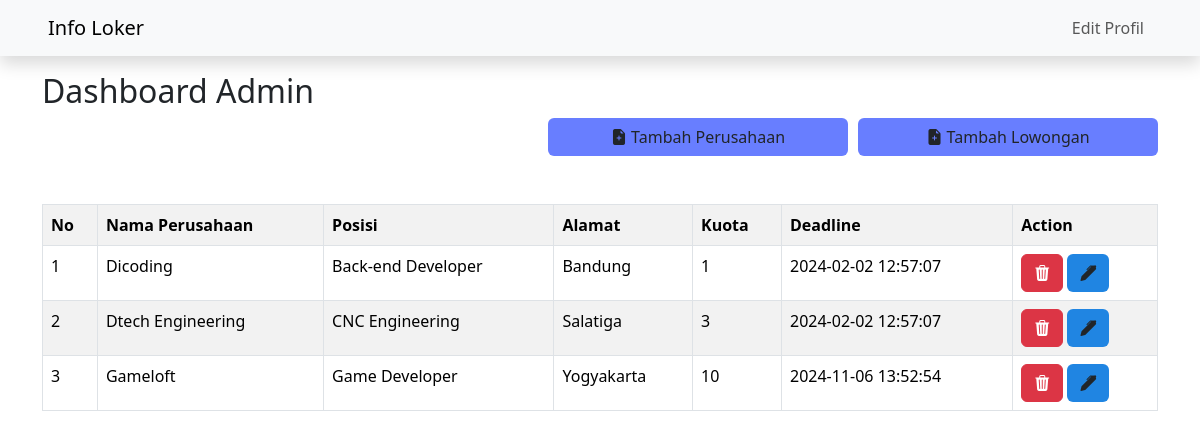
/dashboard-admin.php, run on an earlier commit of the app's database.
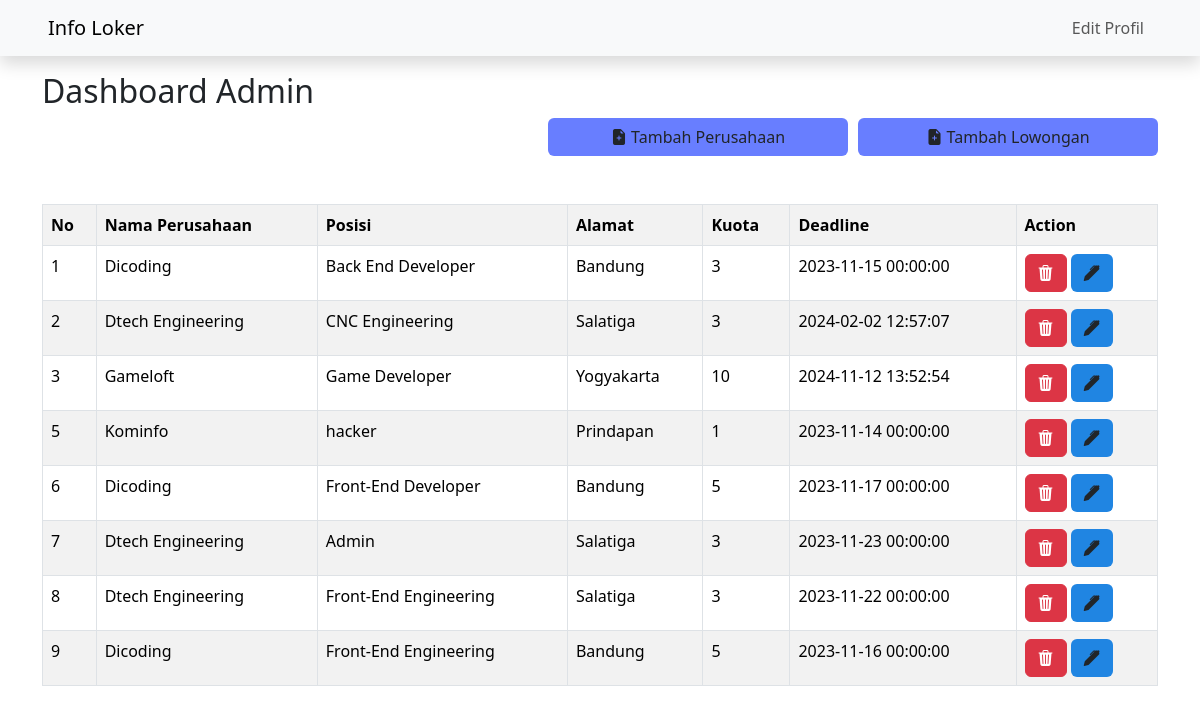
And on a later commit of the database.
### tables this page shows
CREATE TABLE `lowongans` (
  `id` int(11) NOT NULL,
  `perusahaan_id` int(11) DEFAULT NULL,
  `posisi` varchar(100) DEFAULT NULL,
  `kuota` int(11) DEFAULT NULL,
  `start_time` datetime DEFAULT NULL,
  `end_time` datetime DEFAULT NULL,
  `notes` text DEFAULT NULL,
  `min_age` int(11) DEFAULT NULL,
  `max_age` int(11) DEFAULT NULL,
  `sistem_pelamaran` enum('online','offline') DEFAULT NULL,
  `pengalaman` varchar(100) DEFAULT NULL,
  `pendidikan_terakhir` varchar(100) DEFAULT NULL,
  `jurusan` varchar(100) DEFAULT NULL,
  `gender` enum('Laki-Laki','Perempuan','Semua Gender') DEFAULT NULL
);

CREATE TABLE `perusahaans` (
  `id` int(11) NOT NULL,
  `nama` varchar(100) NOT NULL,
  `email` varchar(200) DEFAULT NULL,
  `alamat` varchar(200) DEFAULT NULL,
  `no_hp` varchar(15) DEFAULT NULL,
  `logo` varchar(100) DEFAULT NULL,
  `kontrak_kerja` varchar(100) DEFAULT NULL
);

### dashboard-admin.php (the view, shortened to what this page needs)
<!DOCTYPE html>
<html lang="en">
<head>
    <link href="https://cdn.jsdelivr.net/npm/bootstrap@5.3.2/dist/css/bootstrap.min.css" rel="stylesheet">
    <link rel="stylesheet" href="https://cdn.jsdelivr.net/npm/bootstrap-icons@1.10.5/font/bootstrap-icons.css">
    <link rel="stylesheet" href="css/style-dash-admin.css">
</head>
<body>
    <?php
        include 'connector.php';
        $userId = $_GET['user_id'];
    ?>
    <nav class="navbar navbar-expand-lg navbar-light bg-light shadow">
        <a href="dashboard-admin.php?user_id=<?php echo $userId;?>" class="navbar-brand ms-5">Info Loker</a>
        <div class="d-flex justify-content-end">
            <ul class="navbar-nav">
                <li class="nav-item position-absolute top-0 end-0 me-5 mt-2">
                    <a href="edit-profil.php?user_id=<?php echo $userId;?>&&from=dashboard-admin" class="nav-link">Edit Profil</a>
                </li>
            </ul>
        </div>
    </nav>
    <div class="container">
        <h2 class="mt-3 ">Dashboard Admin</h2>
        <div class="d-flex justify-content-end">
            <a href="add-perusahaan.php?user_id=<?php echo $userId;?>" class="btn btn-add"><i class="bi bi-file-earmark-plus-fill"></i> Tambah Perusahaan</a>
            <a href="add-lowongan.php?user_id=<?php echo $userId;?>" class="btn btn-add"><i class="bi bi-file-earmark-plus-fill"></i> Tambah Lowongan</a>
        </div>
        <table class="table table-striped table-bordered mt-5">
            <tr>
                <th>No</th>
                <th>Nama Perusahaan</th>
                <th>Posisi</th>
                <th>Alamat</th>
                <th>Kuota</th>
                <th>Deadline</th>
                <th>Action</th>
            </tr>
            <?php
                $query = "SELECT l.id AS id, p.id AS perusahaan_id, p.nama AS nama_perusahaan, posisi, alamat, kuota, end_time
                FROM lowongans AS l
                LEFT JOIN perusahaans AS p ON l.perusahaan_id=p.id
                ORDER BY l.id ASC";
                $result = mysqli_query($conn, $query);
                while($data = mysqli_fetch_assoc($result)){
            ?>
                    <tr>
                        <td><?php echo $data['id'];?></td>
                        <td><?php echo $data['nama_perusahaan'];?></td>
                        <td><?php echo $data['posisi'];?></td>
                        <td><?php echo $data['alamat'];?></td>
                        <td><?php echo $data['kuota'];?></td>
                        <td><?php echo $data['end_time'];?></td>
                        <td>
                            <a href="hapus-lowongan.php?lowongan_id=<?php echo $data['id'];?>&&user_id=<?php echo $userId;?>" class="btn btn-danger"><i class="bi bi-trash3-fill"></i></a>
                            <a href="edit-lowongan.php?lowongan_id=<?php echo $data['id'];?>&&perusahaan_id=<?php echo $data['perusahaan_id'];?>&&user_id=<?php echo $userId;?>" class="btn btn-update"><i class="bi bi-pen-fill"></i></a>
                        </td>
                    </tr>
            <?php
                }
            ?>
        </table>
    </div>
</body>
</html>

What changed in the data, as far as the page shows it:
changed lowongans id 1: posisi "Back-end Developer" → "Back End Developer"; kuota "1" → "3"; end_time "2024-02-02 12:57:07" → "2023-11-15 00:00:00"
changed lowongans "Game Developer": end_time "2024-11-06 13:52:54" → "2024-11-12 13:52:54"
added lowongans: id "5", perusahaan.nama "Kominfo", posisi "hacker", perusahaan.alamat "Prindapan", kuota "1", end_time "2023-11-14 00:00:00"
added lowongans: id "6", perusahaan.nama "Dicoding", posisi "Front-End Developer", perusahaan.alamat "Bandung", kuota "5", end_time "2023-11-17 00:00:00"
added lowongans: id "7", perusahaan.nama "Dtech Engineering", posisi "Admin", perusahaan.alamat "Salatiga", kuota "3", end_time "2023-11-23 00:00:00"
added lowongans: id "8", perusahaan.nama "Dtech Engineering", posisi "Front-End Engineering", perusahaan.alamat "Salatiga", kuota "3", end_time "2023-11-22 00:00:00"
added lowongans: id "9", perusahaan.nama "Dicoding", posisi "Front-End Engineering", perusahaan.alamat "Bandung", kuota "5", end_time "2023-11-16 00:00:00"
